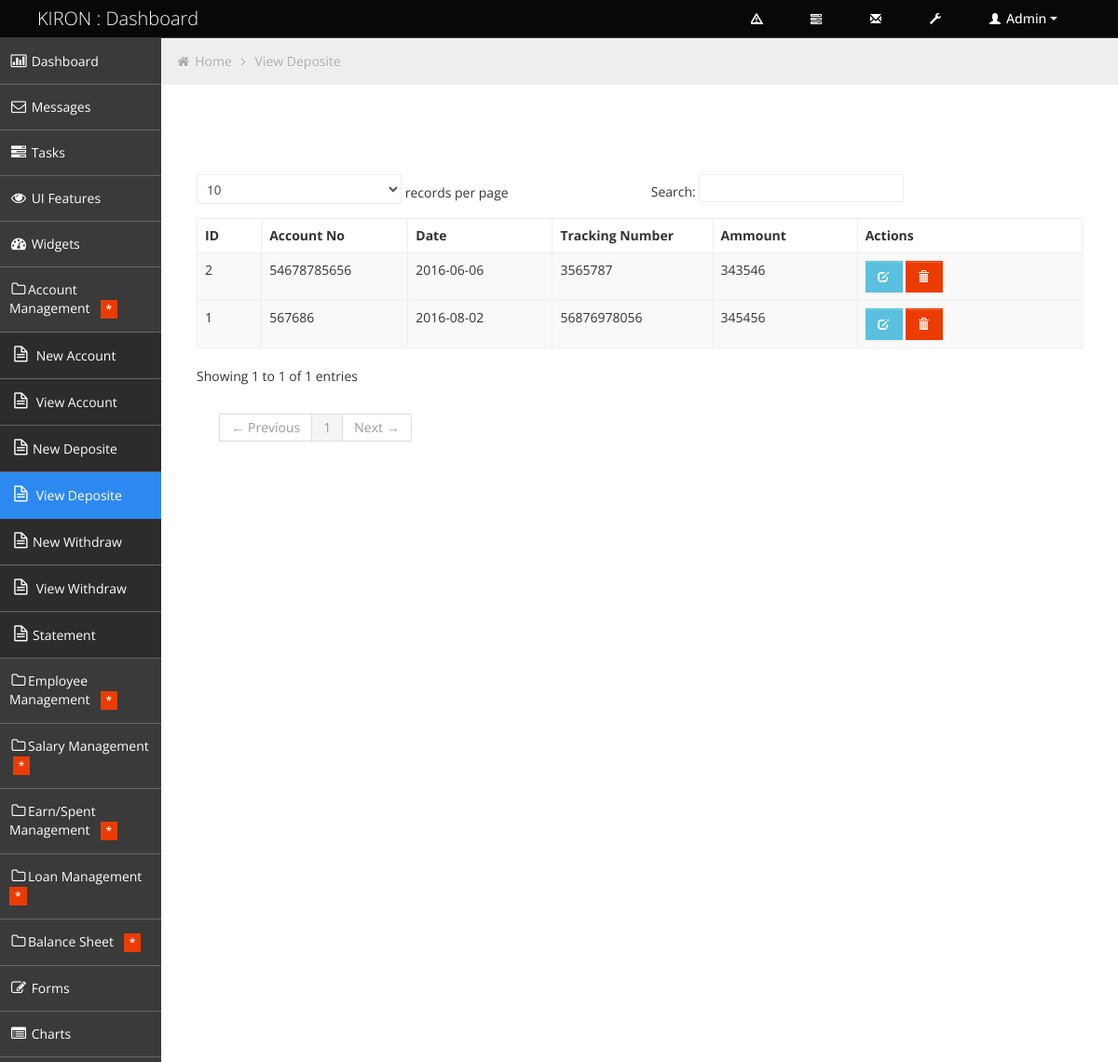
/management/view_deposite.php, run on the app's committed database.
### tables this page shows
CREATE TABLE `deposite` (
  `id` int(11) NOT NULL,
  `account_no` varchar(100) NOT NULL,
  `date` date NOT NULL,
  `tracking_no` varchar(100) NOT NULL,
  `ammount` varchar(100) NOT NULL
);

### management/view_deposite.php (the view, shortened to what this page needs)
<!DOCTYPE html>
<html lang="en">
<head>
	<link id="bootstrap-style" href="css/bootstrap.min.css" rel="stylesheet">
	<link href="css/bootstrap-responsive.min.css" rel="stylesheet">
	<link id="base-style" href="css/style.css" rel="stylesheet">
	<link id="base-style-responsive" href="css/style-responsive.css" rel="stylesheet">
</head>
<body>
	<div class="navbar">
		<div class="navbar-inner">
			<div class="container-fluid">
				<a class="brand" href="index.php"><span>KIRON : Dashboard</span></a>
				<div class="nav-no-collapse header-nav">
					<ul class="nav pull-right">
						<li class="dropdown hidden-phone">
							<a class="btn dropdown-toggle" data-toggle="dropdown" href="#">
							</a>
						</li>
						<li class="dropdown hidden-phone">
							<a class="btn dropdown-toggle" data-toggle="dropdown" href="#">
							</a>
						</li>
						<li class="dropdown hidden-phone">
							<a class="btn dropdown-toggle" data-toggle="dropdown" href="#">
								<i class="halflings-icon white envelope"></i>
							</a>
						</li>
						<li>
							<a class="btn" href="#">
								<i class="halflings-icon white wrench"></i>
							</a>
						</li>
						<li class="dropdown">
							<a class="btn dropdown-toggle" data-toggle="dropdown" href="#">
								<i class="halflings-icon white user"></i> Admin
								<span class="caret"></span>
							</a>
						</li>
					</ul>
				</div>
			</div>
		</div>
	</div>
		<div class="container-fluid-full">
		<div class="row-fluid">
			<div id="sidebar-left" class="span2">
				<div class="nav-collapse sidebar-nav">
					<ul class="nav nav-tabs nav-stacked main-menu">
						<li><a href="index.html"><i class="icon-bar-chart"></i><span class="hidden-tablet"> Dashboard</span></a></li>
						<li><a href="messages.html"><i class="icon-envelope"></i><span class="hidden-tablet"> Messages</span></a></li>
						<li><a href="tasks.html"><i class="icon-tasks"></i><span class="hidden-tablet"> Tasks</span></a></li>
						<li><a href="ui.html"><i class="icon-eye-open"></i><span class="hidden-tablet"> UI Features</span></a></li>
						<li><a href="widgets.html"><i class="icon-dashboard"></i><span class="hidden-tablet"> Widgets</span></a></li>
						<li>
							<?php include('account_management.php');?>
						</li>
                        <li>
							<?php include('employee_management.php');?>
						</li>
                        <li>
							<?php include('salary_management.php');?>
						</li>
                        <li>
							<?php include('earn_spent_management.php');?>
						</li>
                        <li>
							<?php include('loan_management.php');?>
						</li>
                        <li>
							<?php include('balance_sheet_management.php');?>
						</li>
						<li><a href="form.html"><i class="icon-edit"></i><span class="hidden-tablet"> Forms</span></a></li>
						<li><a href="chart.html"><i class="icon-list-alt"></i><span class="hidden-tablet"> Charts</span></a></li>
						<li><a href="typography.html"><i class="icon-font"></i><span class="hidden-tablet"> Typography</span></a></li>
					</ul>
				</div>
			</div>
            <div id="content" class="span10">
			<ul class="breadcrumb">
				<li>
					<i class="icon-home"></i>
					<a href="index.php">Home</a>
					<i class="icon-angle-right"></i>
				</li>
				<li><a href="#">View Deposite</a></li>
			</ul>
	<?php
require('db_config.php');
 $sql =	"SELECT * FROM deposite";
 $result = mysqli_query($mysqli,$sql);
 ?>
 <div class="row-fluid sortable">
				<div class="box span12">
					<div class="box-header" data-original-title>
						<h2><i class="halflings-icon user"></i><span class="break"></span>Members</h2>
						<div class="box-icon">
							<a href="#" class="btn-setting"><i class="halflings-icon wrench"></i></a>
							<a href="#" class="btn-minimize"><i class="halflings-icon chevron-up"></i></a>
							<a href="#" class="btn-close"><i class="halflings-icon remove"></i></a>
						</div>
					</div></div>
 <div class="box-content">
						<table class="table table-striped table-bordered bootstrap-datatable datatable">
                        <thead><tr><th width="4%">ID</th><th width="7%">Account No</th><th width="9%">Date</th><th width="9%">Tracking Number </th><th width="9%">Ammount</th>
 <th width="14%">Actions</th></tr></thead>
 <?php
 while($data = mysqli_fetch_array($result)){
 ?>
	<tbody>
	 <tr>
     <td><?php echo $data['id']?></td>
     <td><?php echo $data['account_no']?></td>
	  <td><?php echo $data['date']?></td>
	   <td><?php echo $data['tracking_no']?></td>
	    <td><?php echo $data['ammount']?></td>
	<td class="center">
	<a class="btn btn-info" href="edit_deposite.php?id=<?php echo $data['id'] ?>">
		<i class="halflings-icon white edit"></i></a>
	<a class="btn btn-danger" href="delete_deposite.php?id=<?php echo $data['id'] ?>">
		<i class="halflings-icon white trash"></i></a>
								</td>
				</tbody>
                 <?php } ?>
				 </table>
	 </div>
			</div>
	</div>
		</div>
        </div>
</body>
</html>

### management/css/style-responsive.css (style rules this page uses)
@media (min-width: 1200px) { .container-fluid-full { overflow: hidden; position: relative; height: 100%; } }
@media (min-width: 1200px) { #content { width: 85.578%; padding: 28px; margin: 0px 0px; margin-left: 14.422% !important; } }
@media (min-width: 1200px) { #sidebar-left { background: #3A3A3A; margin-left: 0px !important; position: absolute; height: 100%; } }
@media (min-width: 1200px) { .sidebar-nav > ul { margin: 0px; } }

### management/css/halflings.css (style rules this page uses)
html, html .halflings { -webkit-font-smoothing: antialiased !important; }
.halflings-icon { display: inline-block; width: 14px; height: 14px; line-height: 14px; vertical-align: text-top; background-image: url(../img/glyphicons_halflings.svg); background-position: 0 0; background-repeat: no-repeat; vertical-align: top; *display: inline; *zoom: 1; *margin-right: .3em; }
.halflings-icon.white { background-image: url(../img/glyphicons_halflings-white.svg); }
.halflings-icon.envelope { background-position: -72px 0; }
.halflings-icon.user { background-position: -168px 0; }
.halflings-icon.trash { background-position: -456px 0; }
.halflings-icon.edit { background-position: -96px -72px; }
.halflings-icon.wrench { background-position: -360px -144px; }

### data on the page
deposite: id "1", account_no "567686", date "2016-08-02", tracking_no "56876978056", ammount "345456"
deposite: id "2", account_no "54678785656", date "2016-06-06", tracking_no "3565787", ammount "343546"
